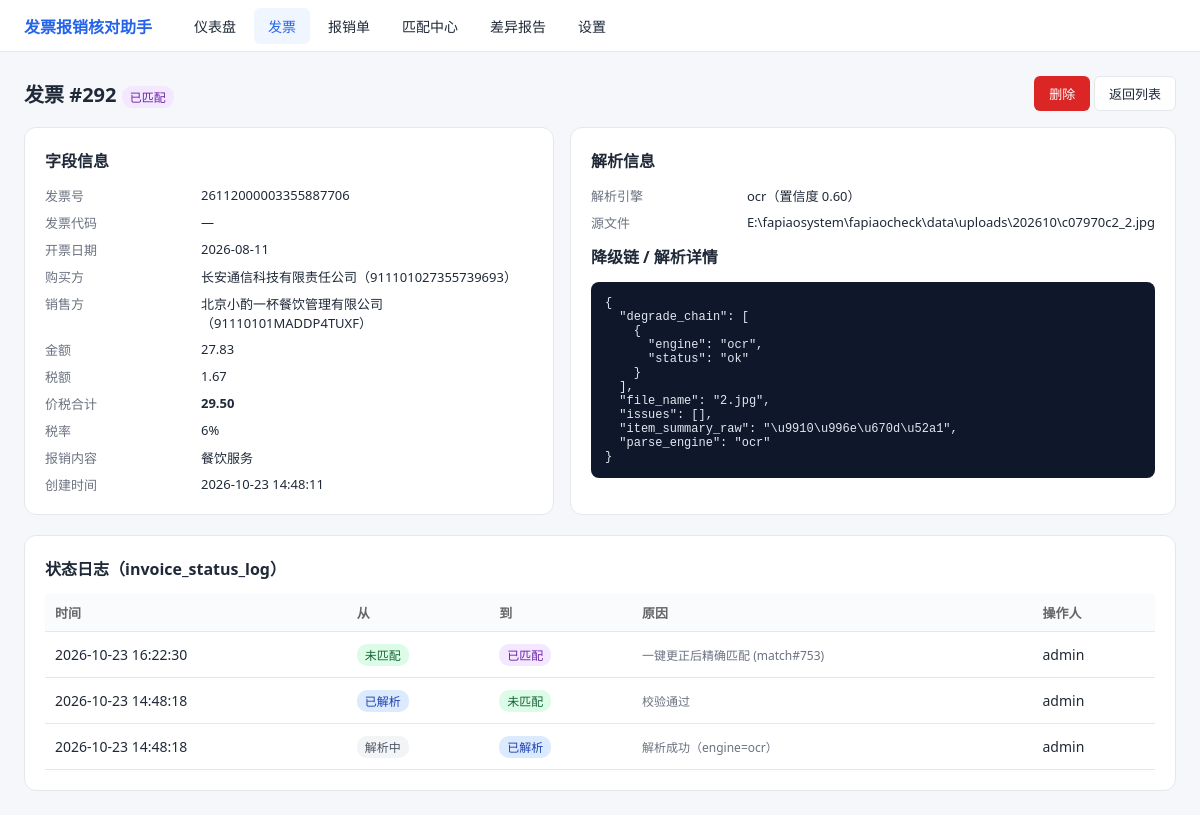
Page /invoices/292 on the committed database.
### tables this page shows
CREATE TABLE invoice (
    id               INTEGER PRIMARY KEY AUTOINCREMENT,
    file_hash        TEXT NOT NULL,
    source_path      TEXT,
    file_type        TEXT NOT NULL CHECK(file_type IN ('pdf','ofd','xml','jpg','jpeg','png')),
    invoice_code     TEXT NOT NULL DEFAULT '',
    invoice_no       TEXT NOT NULL DEFAULT '',
    invoice_date     TEXT,
    buyer_name       TEXT NOT NULL DEFAULT '',
    buyer_tax_no     TEXT NOT NULL DEFAULT '',
    seller_name      TEXT NOT NULL DEFAULT '',
    seller_tax_no    TEXT NOT NULL DEFAULT '',
    amount           TEXT,
    tax_amount       TEXT,
    total_amount     TEXT,
    tax_rate         TEXT NOT NULL DEFAULT '',
    item_summary     TEXT NOT NULL DEFAULT '',
    check_code       TEXT NOT NULL DEFAULT '',
    raw_json         TEXT NOT NULL DEFAULT '{}',
    parse_engine     TEXT NOT NULL CHECK(parse_engine IN ('xml','ofd','pdf_text','ocr','manual')),
    parse_confidence REAL NOT NULL DEFAULT 0.0 CHECK(parse_confidence BETWEEN 0 AND 1),
    status           TEXT NOT NULL DEFAULT 'PARSING'
                     CHECK(status IN ('PARSING','PARSED','NORMAL','ABNORMAL','DUPLICATE','MATCHED')),
    is_red_flush     INTEGER NOT NULL DEFAULT 0,
    created_at       TEXT NOT NULL DEFAULT (datetime('now','localtime')),
    updated_at       TEXT NOT NULL DEFAULT (datetime('now','localtime'))
);

CREATE TABLE invoice_status_log (
    id          INTEGER PRIMARY KEY AUTOINCREMENT,
    invoice_id  INTEGER NOT NULL,
    from_status TEXT,
    to_status   TEXT NOT NULL,
    reason      TEXT NOT NULL DEFAULT '',
    operator    TEXT NOT NULL DEFAULT 'system',
    created_at  TEXT NOT NULL DEFAULT (datetime('now','localtime')),
    FOREIGN KEY(invoice_id) REFERENCES invoice(id) ON DELETE CASCADE
);

### app/web/pages.py (the view)
@pages.get("/invoices/{invoice_id}", response_class=HTMLResponse)
def invoice_detail_page(request: Request, invoice_id: int):
    row = invoice_service.invoice_detail(invoice_id)
    if row is None:
        return RedirectResponse("/invoices", status_code=302)
    return templates.TemplateResponse(request, "invoice_detail.html", {
        "request": request, "inv": row,
    })

### app/web/templates/invoice_detail.html (shortened to what this page needs)
{% extends "base.html" %}
{% block content %}
<div style="display:flex;justify-content:space-between;align-items:center;margin-bottom:16px;">
  <h1 style="font-size:20px;">发票 #{{ inv.id }}
    <span class="badge {{ inv.status|badge }}" style="vertical-align:middle;">{{ inv.status|status_cn }}</span>
  </h1>
  <div>
    <button class="btn btn-danger" onclick="delInv()">删除</button>
    <a class="btn btn-outline" href="/invoices">返回列表</a>
  </div>
</div>
<div class="grid g2">
  <div class="card">
    <h2>字段信息</h2>
    <div class="kv">
      <span class="k">发票号</span><span>{{ inv.invoice_no or '—' }}</span>
      <span class="k">发票代码</span><span>{{ inv.invoice_code or '—' }}</span>
      <span class="k">开票日期</span><span>{{ inv.invoice_date or '—' }}</span>
      <span class="k">购买方</span><span>{{ inv.buyer_name or '—' }}（{{ inv.buyer_tax_no or '—' }}）</span>
      <span class="k">销售方</span><span>{{ inv.seller_name or '—' }}（{{ inv.seller_tax_no or '—' }}）</span>
      <span class="k">金额</span><span>{{ inv.amount or '—' }}</span>
      <span class="k">税额</span><span>{{ inv.tax_amount or '—' }}</span>
      <span class="k">价税合计</span><span><b>{{ inv.total_amount or '—' }}</b></span>
      <span class="k">税率</span><span>{{ inv.tax_rate or '—' }}</span>
      <span class="k">报销内容</span><span>{{ inv.item_summary or '—' }}</span>
      <span class="k">创建时间</span><span>{{ inv.created_at }}</span>
    </div>
  </div>
  <div class="card">
    <h2>解析信息</h2>
    <div class="kv">
      <span class="k">解析引擎</span><span>{{ inv.parse_engine }}（置信度 {{ '%.2f'|format(inv.parse_confidence) }}）</span>
      <span class="k">源文件</span><span class="wrap">{{ inv.source_path or '人工录入' }}</span>
    </div>
    <h2 class="mt">降级链 / 解析详情</h2>
    <pre>{{ (inv.raw|fromjson)|tojson(indent=2) }}</pre>
  </div>
</div>
<div class="card">
  <h2>状态日志（invoice_status_log）</h2>
  <table>
    <tr><th>时间</th><th>从</th><th>到</th><th>原因</th><th>操作人</th></tr>
    {% for l in inv.status_log %}
    <tr><td>{{ l.created_at }}</td>
        <td><span class="badge {{ (l.from_status or '')|badge }}">{{ (l.from_status or '—')|status_cn }}</span></td>
        <td><span class="badge {{ l.to_status|badge }}">{{ l.to_status|status_cn }}</span></td>
        <td class="wrap muted">{{ l.reason }}</td><td>{{ l.operator }}</td></tr>
    {% else %}<tr><td colspan="5" class="muted">暂无日志</td></tr>{% endfor %}
  </table>
</div>
{% endblock %}

### app/web/templates/base.html (style rules this page uses)
:root { --primary:#2563eb;--bg:#f5f7fa;--card:#fff;--border:#e5e7eb;--text:#1f2937;--muted:#6b7280; }
* { box-sizing:border-box;margin:0;padding:0; }
body { font-family:"Microsoft YaHei",system-ui,sans-serif;background:var(--bg);color:var(--text);font-size:14px; }
.card { background:var(--card);border:1px solid var(--border);border-radius:12px;padding:20px;margin-bottom:20px; }
.card h2 { font-size:16px;margin-bottom:14px; }
.grid { display:grid;gap:16px; }
.g2 { grid-template-columns:repeat(2,1fr); }
table { width:100%;border-collapse:collapse; }
th,td { padding:9px 10px;border-bottom:1px solid var(--border);text-align:left;white-space:nowrap;vertical-align:middle; }
tbody td { height:46px; }
th { color:#666;font-weight:600;background:#fafbfc;font-size:13px; }
td.wrap { white-space:normal;min-width:160px; }
.badge { display:inline-block;padding:2px 8px;border-radius:10px;font-size:12px;font-weight:500; }
.badge-green { background:#dcfce7;color:#166534; }
.badge-blue { background:#dbeafe;color:#1e40af; }
.badge-purple { background:#f3e8ff;color:#6b21a8; }
.badge-gray { background:#f3f4f6;color:#4b5563; }
.btn { display:inline-block;padding:7px 14px;border-radius:6px;border:1px solid transparent;background:var(--primary);color:#fff;cursor:pointer;font-size:13px;text-decoration:none; }
.btn-outline { background:#fff;color:var(--text);border-color:var(--border); }
.btn-danger { background:#dc2626; }
.muted { color:var(--muted);font-size:12px; }
.mt { margin-top:12px; }
.kv { display:grid;grid-template-columns:140px 1fr;gap:8px 16px;font-size:13px; }
.kv .k { color:var(--muted); }
pre { background:#0f172a;color:#e2e8f0;padding:14px;border-radius:8px;font-size:12px;overflow:auto; }

### rows in the picture
invoice: id "292", status|status_cn "已匹配", invoice_no "26112000003355887706", invoice_code "—", invoice_date "2026-08-11", buyer_name "长安通信科技有限责任公司", buyer_tax_no "911101027355739693", seller_name "北京小酌一杯餐饮管理有限公司", seller_tax_no "91110101MADDP4TUXF", amount "27.83", tax_amount "1.67", total_amount "29.50", tax_rate "6%", item_summary "餐饮服务", created_at "2026-10-23 14:48:11", parse_engine "ocr", parse_confidence "0.60", source_path "E:\\fapiaosystem\\fapiaocheck\\data\\uploads\\202610\\c07970c2_2.jpg"
invoice_status_log: created_at "2026-10-23 16:22:30", from_status "未匹配", to_status|status_cn "已匹配", reason "一键更正后精确匹配 (match#753)", operator "admin"
invoice_status_log: created_at "2026-10-23 14:48:18", from_status "已解析", to_status|status_cn "未匹配", reason "校验通过", operator "admin"
invoice_status_log: created_at "2026-10-23 14:48:18", from_status "解析中", to_status|status_cn "已解析", reason "解析成功（engine=ocr）", operator "admin"

### other values in the picture
{{ (inv.raw|fromjson)|tojson(indent=2) }} "{ \"degrade_chain\": [ { \"engine\": \"ocr\", \"status\": \"ok\" } ], \"file_name\": \"2.jpg\", \"issues\": [], \"item_summary_raw\": \"\\u9910\\u996e\\u670d\\u52a1\", \"parse_engine\": \"ocr\" }"
